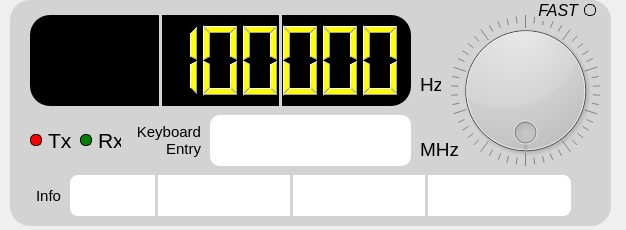
      <widget class="QWidget" name="page_1">
       <property name="geometry">
        <rect>
         <x>0</x>
         <y>0</y>
         <width>626</width>
         <height>230</height>
        </rect>
       </property>
       <attribute name="label">
        <string>  VFO-A</string>
       </attribute>
       <widget class="QGroupBox" name="VFO_A_groupBox">
        <property name="geometry">
         <rect>
          <x>10</x>
          <y>0</y>
          <width>601</width>
          <height>226</height>
         </rect>
        </property>
        <property name="font">
         <font>
          <pointsize>14</pointsize>
          <bold>true</bold>
         </font>
        </property>
        <property name="styleSheet">
         <string notr="true">QWidget{ border: 2px black; background-color: lightgray;border-radius: 20px;}</string>
        </property>
        <property name="title">
         <string/>
        </property>
        <widget class="QLCDNumber" name="VFO_A_lcdNumber">
         <property name="geometry">
          <rect>
           <x>20</x>
           <y>15</y>
           <width>381</width>
           <height>91</height>
          </rect>
         </property>
         <property name="styleSheet">
          <string notr="true">QWidget{ border: 2px black; background-color: black;}
QLCDNumber {color: yellow;}
</string>
         </property>
         <property name="smallDecimalPoint">
          <bool>false</bool>
         </property>
         <property name="digitCount">
          <number>9</number>
         </property>
         <property name="mode">
          <enum>QLCDNumber::Mode::Dec</enum>
         </property>
         <property name="intValue" stdset="0">
          <number>1800000</number>
         </property>
        </widget>
        <widget class="QLineEdit" name="VFO_A_lineEdit">
         <property name="geometry">
          <rect>
           <x>200</x>
           <y>115</y>
           <width>201</width>
           <height>51</height>
          </rect>
         </property>
         <property name="font">
          <font>
           <pointsize>22</pointsize>
          </font>
         </property>
         <property name="styleSheet">
          <string notr="true">QWidget{ border: 2px black; background-color: white;border-radius: 10px;}</string>
         </property>
         <property name="maxLength">
          <number>9</number>
         </property>
         <property name="alignment">
          <set>Qt::AlignmentFlag::AlignRight|Qt::AlignmentFlag::AlignTrailing|Qt::AlignmentFlag::AlignVCenter</set>
         </property>
        </widget>
        <widget class="QDial" name="VFO_A_dial">
         <property name="geometry">
          <rect>
           <x>440</x>
           <y>15</y>
           <width>151</width>
           <height>151</height>
          </rect>
         </property>
         <property name="toolTipDuration">
          <number>-1</number>
         </property>
         <property name="whatsThis">
          <string/>
         </property>
         <property name="tracking">
          <bool>true</bool>
         </property>
         <property name="wrapping">
          <bool>true</bool>
         </property>
         <property name="notchesVisible">
          <bool>true</bool>
         </property>
         <property name="stored_value" stdset="0">
          <number>0</number>
         </property>
        </widget>
        <widget class="QRadioButton" name="VFO_A_Tx_radioButton">
         <property name="geometry">
          <rect>
           <x>20</x>
           <y>125</y>
           <width>41</width>
           <height>31</height>
          </rect>
         </property>
         <property name="font">
          <font>
           <pointsize>16</pointsize>
          </font>
         </property>
         <property name="styleSheet">
          <string notr="true">QRadioButton::indicator:checked:checked{ background-color: red;}
QRadioButton::indicator{ width: 10px; height: 10px; border-radius: 5px; border: 1px solid black; background-color: transparent;}</string>
         </property>
         <property name="text">
          <string>Tx</string>
         </property>
         <property name="iconSize">
          <size>
           <width>32</width>
           <height>32</height>
          </size>
         </property>
         <property name="checked">
          <bool>true</bool>
         </property>
         <attribute name="buttonGroup">
          <string notr="true">Tx_buttonGroup</string>
         </attribute>
        </widget>
        <widget class="QRadioButton" name="VFO_A_Rx_radioButton">
         <property name="geometry">
          <rect>
           <x>70</x>
           <y>125</y>
           <width>41</width>
           <height>31</height>
          </rect>
         </property>
         <property name="font">
          <font>
           <pointsize>16</pointsize>
          </font>
         </property>
         <property name="styleSheet">
          <string notr="true">QRadioButton::indicator:checked:checked{ background-color: green;}
QRadioButton::indicator{ width: 10px; height: 10px; border-radius: 5px; border: 1px solid black; background-color: transparent;}</string>
         </property>
         <property name="text">
          <string>Rx</string>
         </property>
         <property name="iconSize">
          <size>
           <width>32</width>
           <height>32</height>
          </size>
         </property>
         <property name="checked">
          <bool>true</bool>
         </property>
         <attribute name="buttonGroup">
          <string notr="true">Rx_buttonGroup</string>
         </attribute>
        </widget>
        <widget class="QLabel" name="VFO_A_label_1">
         <property name="geometry">
          <rect>
           <x>410</x>
           <y>75</y>
           <width>21</width>
           <height>18</height>
          </rect>
         </property>
         <property name="font">
          <font>
           <pointsize>14</pointsize>
          </font>
         </property>
         <property name="text">
          <string>Hz</string>
         </property>
        </widget>
        <widget class="QLabel" name="VFO_A_label_2">
         <property name="geometry">
          <rect>
           <x>410</x>
           <y>140</y>
           <width>41</width>
           <height>18</height>
          </rect>
         </property>
         <property name="font">
          <font>
           <pointsize>14</pointsize>
          </font>
         </property>
         <property name="text">
          <string>MHz</string>
         </property>
        </widget>
        <widget class="QTextBrowser" name="VFO_A_textBrowser">
         <property name="geometry">
          <rect>
           <x>60</x>
           <y>175</y>
           <width>501</width>
           <height>41</height>
          </rect>
         </property>
         <property name="font">
          <font>
           <family>Monospace</family>
           <pointsize>12</pointsize>
          </font>
         </property>
         <property name="styleSheet">
          <string notr="true">QWidget{ background-color: white;border-radius: 8px;}
QTextBrowser QScrollBar:horizontal {background-color: lightgrey;}
QTextBrowser QScrollBar::handle:horizontal {background-color: grey;margin: 0px 12px;}</string>
         </property>
         <property name="verticalScrollBarPolicy">
          <enum>Qt::ScrollBarPolicy::ScrollBarAlwaysOff</enum>
         </property>
         <property name="horizontalScrollBarPolicy">
          <enum>Qt::ScrollBarPolicy::ScrollBarAlwaysOff</enum>
         </property>
         <property name="lineWrapMode">
          <enum>QTextEdit::LineWrapMode::WidgetWidth</enum>
         </property>
         <property name="markdown">
          <string/>
         </property>
         <property name="html">
          <string>&lt;!DOCTYPE HTML PUBLIC &quot;-//W3C//DTD HTML 4.0//EN&quot; &quot;http://www.w3.org/TR/REC-html40/strict.dtd&quot;&gt;
&lt;html&gt;&lt;head&gt;&lt;meta name=&quot;qrichtext&quot; content=&quot;1&quot; /&gt;&lt;meta charset=&quot;utf-8&quot; /&gt;&lt;style type=&quot;text/css&quot;&gt;
p, li { white-space: pre-wrap; }
hr { height: 1px; border-width: 0; }
li.unchecked::marker { content: &quot;\2610&quot;; }
li.checked::marker { content: &quot;\2612&quot;; }
&lt;/style&gt;&lt;/head&gt;&lt;body style=&quot; font-family:'Monospace'; font-size:12pt; font-weight:400; font-style:normal;&quot;&gt;
&lt;p style=&quot;-qt-paragraph-type:empty; margin-top:0px; margin-bottom:0px; margin-left:0px; margin-right:0px; -qt-block-indent:0; text-indent:0px;&quot;&gt;&lt;br /&gt;&lt;/p&gt;&lt;/body&gt;&lt;/html&gt;</string>
         </property>
        </widget>
        <widget class="Line" name="VFO_A_line_1">
         <property name="geometry">
          <rect>
           <x>145</x>
           <y>175</y>
           <width>3</width>
           <height>41</height>
          </rect>
         </property>
         <property name="orientation">
          <enum>Qt::Orientation::Vertical</enum>
         </property>
        </widget>
        <widget class="Line" name="VFO_A_line_2">
         <property name="geometry">
          <rect>
           <x>280</x>
           <y>175</y>
           <width>3</width>
           <height>41</height>
          </rect>
         </property>
         <property name="orientation">
          <enum>Qt::Orientation::Vertical</enum>
         </property>
        </widget>
        <widget class="Line" name="VFO_A_line_3">
         <property name="geometry">
          <rect>
           <x>415</x>
           <y>175</y>
           <width>3</width>
           <height>41</height>
          </rect>
         </property>
         <property name="orientation">
          <enum>Qt::Orientation::Vertical</enum>
         </property>
        </widget>
        <widget class="QLabel" name="VFO_A_label_3">
         <property name="geometry">
          <rect>
           <x>120</x>
           <y>120</y>
           <width>71</width>
           <height>41</height>
          </rect>
         </property>
         <property name="font">
          <font>
           <pointsize>11</pointsize>
          </font>
         </property>
         <property name="styleSheet">
          <string notr="true">QWidget{ border-radius: 0px;}</string>
         </property>
         <property name="text">
          <string>Keyboard Entry</string>
         </property>
         <property name="alignment">
          <set>Qt::AlignmentFlag::AlignRight|Qt::AlignmentFlag::AlignTrailing|Qt::AlignmentFlag::AlignVCenter</set>
         </property>
         <property name="wordWrap">
          <bool>true</bool>
         </property>
        </widget>
        <widget class="QLabel" name="VFO_A_label_4">
         <property name="geometry">
          <rect>
           <x>10</x>
           <y>180</y>
           <width>41</width>
           <height>31</height>
          </rect>
         </property>
         <property name="font">
          <font>
           <pointsize>11</pointsize>
          </font>
         </property>
         <property name="styleSheet">
          <string notr="true">QWidget{ border-radius: 0px;}</string>
         </property>
         <property name="text">
          <string>Info</string>
         </property>
         <property name="alignment">
          <set>Qt::AlignmentFlag::AlignRight|Qt::AlignmentFlag::AlignTrailing|Qt::AlignmentFlag::AlignVCenter</set>
         </property>
         <property name="wordWrap">
          <bool>true</bool>
         </property>
        </widget>
        <widget class="Line" name="VFO_A_line_4">
         <property name="geometry">
          <rect>
           <x>269</x>
           <y>15</y>
           <width>3</width>
           <height>91</height>
          </rect>
         </property>
         <property name="orientation">
          <enum>Qt::Orientation::Vertical</enum>
         </property>
        </widget>
        <widget class="Line" name="VFO_A_line_5">
         <property name="geometry">
          <rect>
           <x>149</x>
           <y>15</y>
           <width>3</width>
           <height>91</height>
          </rect>
         </property>
         <property name="orientation">
          <enum>Qt::Orientation::Vertical</enum>
         </property>
        </widget>
        <widget class="QRadioButton" name="VFO_A_fast_radioButton">
         <property name="geometry">
          <rect>
           <x>525</x>
           <y>0</y>
           <width>61</width>
           <height>21</height>
          </rect>
         </property>
         <property name="font">
          <font>
           <pointsize>12</pointsize>
           <italic>true</italic>
          </font>
         </property>
         <property name="layoutDirection">
          <enum>Qt::LayoutDirection::RightToLeft</enum>
         </property>
         <property name="styleSheet">
          <string notr="true">QRadioButton::indicator:checked:checked{ background-color: blue;}
QRadioButton::indicator{ width: 10px; height: 10px; border-radius: 5px; border: 1px solid black; background-color: transparent;}</string>
         </property>
         <property name="text">
          <string>FAST</string>
         </property>
         <property name="iconSize">
          <size>
           <width>32</width>
           <height>32</height>
          </size>
         </property>
         <property name="checked">
          <bool>false</bool>
         </property>
        </widget>
       </widget>
      </widget>
